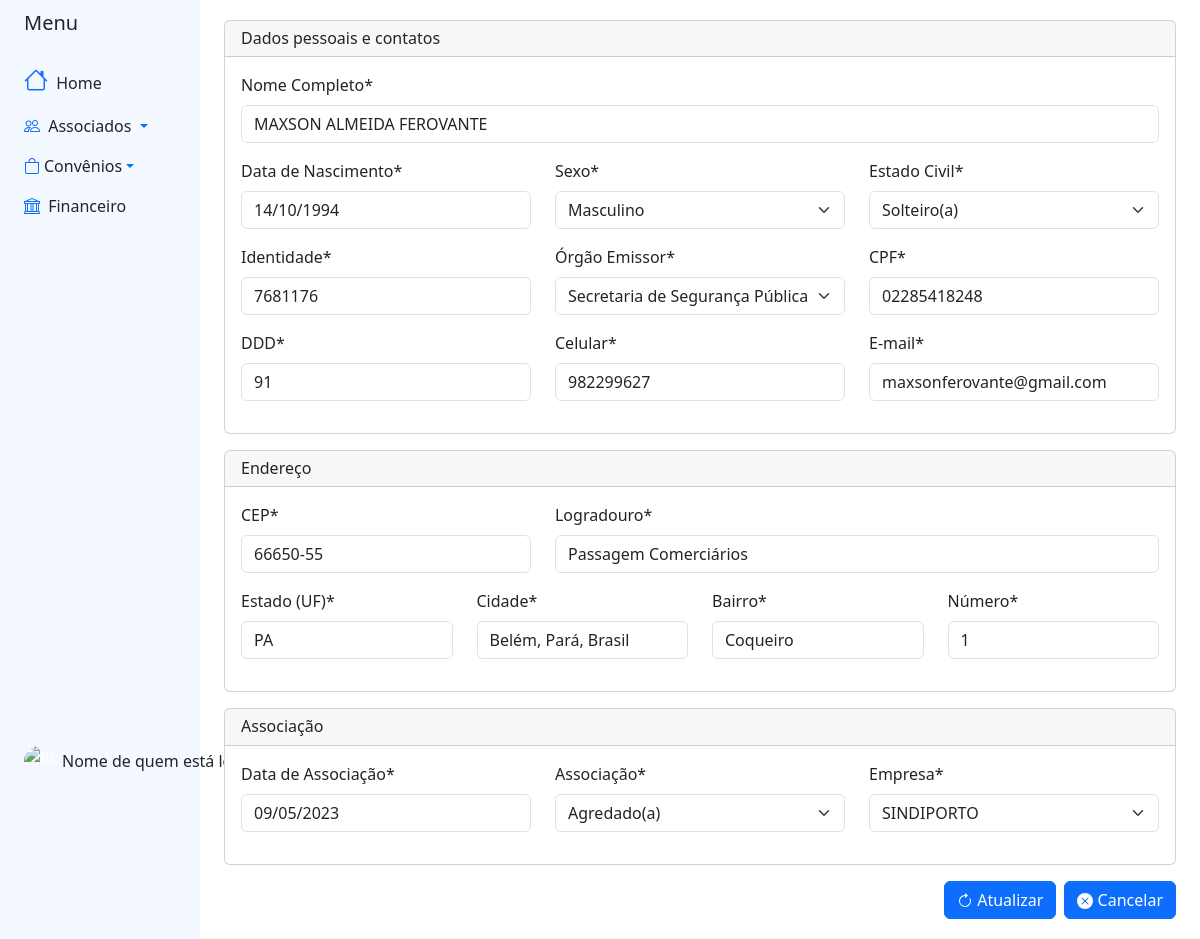
/associados/editar/1/ (signed in), run on an earlier commit of the app's database.
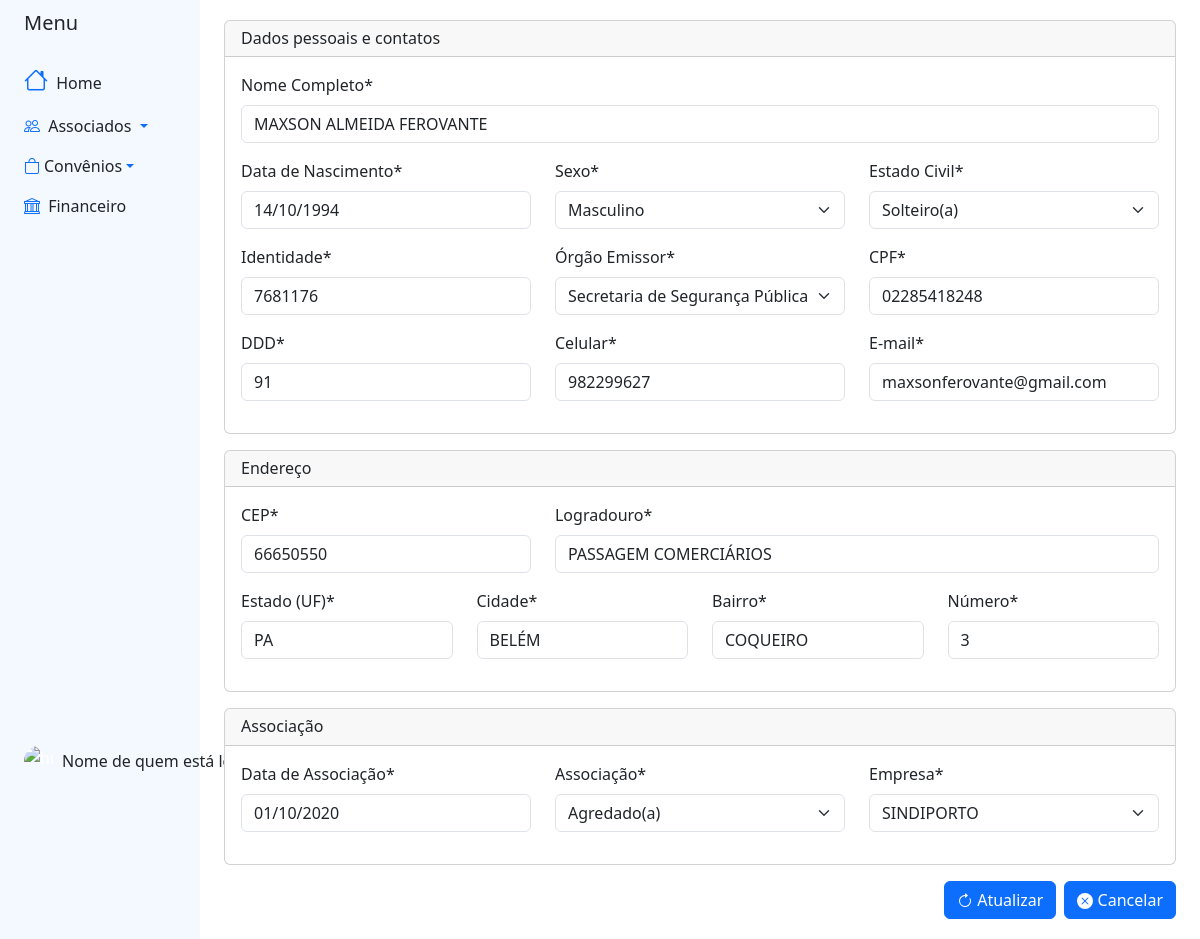
And on a later commit of the database.
### blackpearl/associados/models.py (models this page shows, shortened)
class Base(models.Model):
    criado = models.DateField('Data de Criação', auto_now_add=True)
    modificado = models.DateField('Data de Atualização', auto_now_add=True)
    ativo = models.BooleanField('Ativo?', default=True)
    class Meta:
        abstract = True

class Associado(Base):
    nomecompleto = models.CharField('Nome Completo', max_length=300)
    dataNascimento = models.DateField('Data de Nascimento')
    sexo = models.CharField('Sexo', max_length=1, choices=SEXO_CHOICES)
    cpf = models.CharField('CPF', max_length=11)
    identidade = models.CharField('Identidade', max_length=20, default='')
    orgemissor = models.CharField('Órgão Emissor', max_length= 6, choices=ORGEMISSOR_CHOICES, default='')
    estadocivil = models.CharField('Estado Civil', max_length= 2, choices=ESTADOCIVIL_CHOICES, default='')
    dataAssociacao = models.DateField('Data de Associação')
    associacao = models.CharField('Associação', max_length=50, choices=ASSOCIACAO_CHOICES, default= '')
    matricula = models.IntegerField('Matricula', null=True)
    empresa  = models.ForeignKey(Empresa, on_delete=models.CASCADE, related_name='empresa')
    email = models.EmailField('e-mail')
    dddNumeroContato = models.CharField('DDD', max_length=2)
    numeroContato = models.CharField('Celular', max_length=9)
    slug = models.SlugField('Slug', max_length=100, blank=True, editable=False)
    cep = models.CharField('CEP', max_length=9)
    logradouro = models.CharField('Logradouro', max_length=200)
    num = models.IntegerField('Número')
    bairro = models.CharField('Bairro', max_length=100)
    cidade = models.CharField('Cidade', max_length=100)
    estado = models.CharField('Estado (UF)', max_length=2, choices=ESTADOS_CHOICES, default='')

### blackpearl/associados/views.py (the view)
# urls.py: path('editar/<int:associado_id>/', views.editar, name='editar'),
@login_required(login_url='login')
def editar(request, associado_id):
    if request.method == 'POST':
        associado = Associado.objects.get(pk=associado_id)
        formAssociado = AssociadoModelForm(request.POST, instance=associado)
        if formAssociado.is_valid():
            assoc = formAssociado.save()
            messages.success(request, 'Dados de {} atualizados com sucesso!'.format(assoc.nomecompleto))
            return render(request, 'associados/editar.html', {
                'form': formAssociado
            })
    else:
        associado = Associado.objects.get(pk=associado_id)
        formAssociado = AssociadoModelForm(
            instance=associado
        )
    return render(request, 'associados/editar.html', {
        'form': formAssociado
    })

### blackpearl/associados/models.py (called while the page is built)
    def __str__(self):
        return self.nome

### blackpearl/associados/templates/associados/editar.html (shortened to what the changed rows need)
{% extends "base_sidebar.html" %}
{% load crispy_forms_tags %}
{% load bootstrap5 %}
{% load static %}
{% block bootstrap5_content %}
        <div class="container py-1">
          <div class="row d-flex justify-content-md-center align-items-center h-50">
              <form class="form-horizontal" action=""  method="post" autocomplete="off" >
                 <div class="card mb-3 ">
                  <div class="card-body">
                    <div class="row">
                        <div class="form-group  col-sm">
                          {{ form.nomecompleto|as_crispy_field }}
                        </div>
                    </div>
                    <div class="row">
                        <div class="from-group  col-sm">
                          {{ form.dataNascimento|as_crispy_field }}
                        </div>
                        <div class="from-group col-sm">
                          {{ form.sexo|as_crispy_field }}
                        </div>
                        <div class="from-group col-sm">
                          {{ form.estadocivil|as_crispy_field }}
                          </div>
                    </div>
                    <div class="row">
                          <div class="from-group col-sm">
                            {{ form.identidade|as_crispy_field }}
                          </div>
                          <div class="from-group  col-sm">
                            {{ form.orgemissor|as_crispy_field }}
                          </div>
                          <div class="from-group col-sm">
                            {{ form.cpf|as_crispy_field }}
                          </div>
                      </div>
                      <div class="row">
                            <div class="from-group col-sm">
                                {{ form.dddNumeroContato|as_crispy_field }}
                            </div>
                            <div class="from-groupcol col-sm">
                                {{ form.numeroContato|as_crispy_field }}
                            </div>
                              <div class="from-group  col-sm">
                                {{ form.email|as_crispy_field }}
                              </div>
                        </div>
                  </div>
                </div>
                  <div class="card mb-3 ">
                  <div class="card-body">
                    <div class="row">
                        <div class="col-6 col-md-4">
                            <div class="form-group col-sm">
                                {{ form.cep|as_crispy_field }}
                            </div>
                        </div>
                        <div class="col-md-8">
                            <div class="form-group col-sm">
                                {{ form.logradouro|as_crispy_field }}
                            </div>
                        </div>
                    </div>
                    <div class="row">
                        <div class="from-groupcol col-sm">
                          {{ form.estado|as_crispy_field }}
                        </div>
                        <div class="from-group col-sm">
                          {{ form.cidade|as_crispy_field }}
                          </div>
                        <div class="from-group col-sm">
                              {{ form.bairro|as_crispy_field }}
                          </div>
                        <div class="from-group col-sm">
                              {{ form.num|as_crispy_field }}
                        </div>
                    </div>
                  </div>
                </div>
                 <div class="card mb-3 ">
                  <div class="card-body">
                    <div class="row">
                            <div class="form-group col-sm">
                               {{ form.dataAssociacao|as_crispy_field }}
                            </div>
                           <div class="form-group col-sm">
                                {{ form.associacao|as_crispy_field }}
                            </div>
                            <div class="form-group col-sm">
                                {{ form.empresa|as_crispy_field }}
                            </div>
                    </div>
                  </div>
                 </div>
            </form>
          </div>
        </div>
{% endblock bootstrap5_content %}

What changed in the data, as far as the page shows it:
changed Associado "MAXSON ALMEIDA FEROVANTE": cep "66650-55" → "66650550"; logradouro "Passagem Comerciários" → "PASSAGEM COMERCIÁRIOS"; cidade "Belém, Pará, Brasil" → "BELÉM"; bairro "Coqueiro" → "COQUEIRO"; num "1" → "3"; dataAssociacao "09/05/2023" → "01/10/2020"
